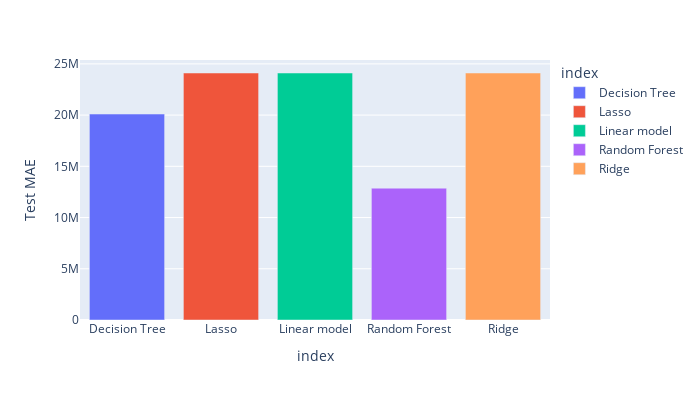

The notebook cell saved with this chart:
### Code cell
px.bar(Model_Performance3, y =Model_Performance3['Test MAE'],
       color = Model_Performance3.index, width =700, height=400)

### Figure 1 — Plotly figure (JSON) as saved in the notebook; plotly's stock layout.template omitted (floating-point values rounded to 4 significant figures)
{"data": [{"alignmentgroup": "True", "hovertemplate": "index=%{x}<br>Test MAE=%{y}<extra></extra>", "legendgroup": "Decision Tree", "marker": {"color": "#636efa", "pattern": {"shape": ""}}, "name": "Decision Tree", "offsetgroup": "Decision Tree", "orientation": "v", "showlegend": true, "textposition": "auto", "type": "bar", "x": ["Decision Tree"], "xaxis": "x", "y": [20100000.0], "yaxis": "y"}, {"alignmentgroup": "True", "hovertemplate": "index=%{x}<br>Test MAE=%{y}<extra></extra>", "legendgroup": "Lasso", "marker": {"color": "#EF553B", "pattern": {"shape": ""}}, "name": "Lasso", "offsetgroup": "Lasso", "orientation": "v", "showlegend": true, "textposition": "auto", "type": "bar", "x": ["Lasso"], "xaxis": "x", "y": [24110000.0], "yaxis": "y"}, {"alignmentgroup": "True", "hovertemplate": "index=%{x}<br>Test MAE=%{y}<extra></extra>", "legendgroup": "Linear model", "marker": {"color": "#00cc96", "pattern": {"shape": ""}}, "name": "Linear model", "offsetgroup": "Linear model", "orientation": "v", "showlegend": true, "textposition": "auto", "type": "bar", "x": ["Linear model"], "xaxis": "x", "y": [24110000.0], "yaxis": "y"}, {"alignmentgroup": "True", "hovertemplate": "index=%{x}<br>Test MAE=%{y}<extra></extra>", "legendgroup": "Random Forest", "marker": {"color": "#ab63fa", "pattern": {"shape": ""}}, "name": "Random Forest", "offsetgroup": "Random Forest", "orientation": "v", "showlegend": true, "textposition": "auto", "type": "bar", "x": ["Random Forest"], "xaxis": "x", "y": [12870000.0], "yaxis": "y"}, {"alignmentgroup": "True", "hovertemplate": "index=%{x}<br>Test MAE=%{y}<extra></extra>", "legendgroup": "Ridge", "marker": {"color": "#FFA15A", "pattern": {"shape": ""}}, "name": "Ridge", "offsetgroup": "Ridge", "orientation": "v", "showlegend": true, "textposition": "auto", "type": "bar", "x": ["Ridge"], "xaxis": "x", "y": [24110000.0], "yaxis": "y"}], "layout": {"barmode": "relative", "height": 400, "legend": {"title": {"text": "index"}, "tracegroupgap": 0}, "margin": {"t": 60}, "width": 700, "xaxis": {"anchor": "y", "categoryarray": ["Decision Tree", "Lasso", "Linear model", "Random Forest", "Ridge"], "categoryorder": "array", "domain": [0, 1], "title": {"text": "index"}}, "yaxis": {"anchor": "x", "domain": [0, 1], "title": {"text": "Test MAE"}}}}
